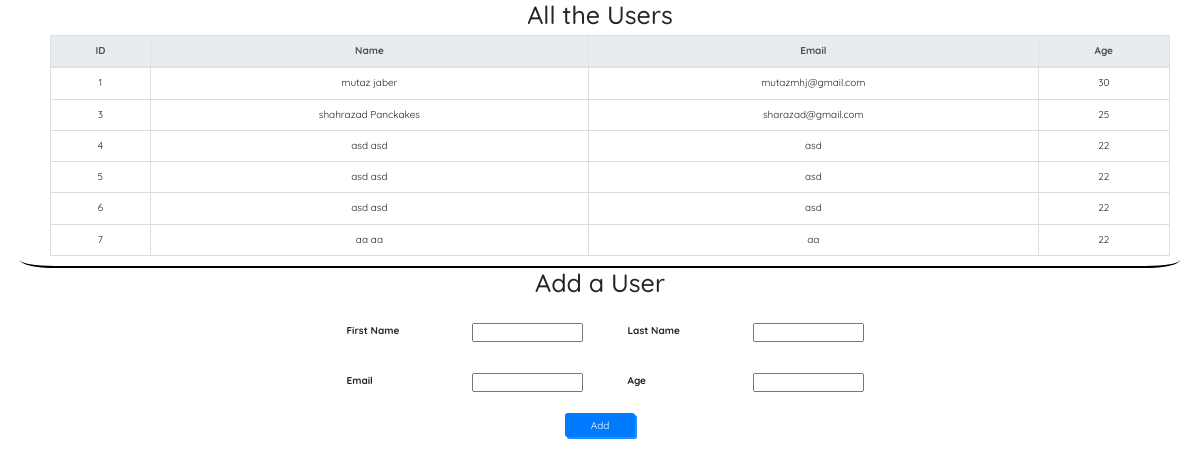
The page / on the database its author committed.
### user_app/models.py (models this page shows)
class User(models.Model):
    first_name = models.CharField(max_length=255)
    last_name = models.CharField(max_length=255)
    email_address = models.CharField(max_length=255)
    age = models.IntegerField()
    created_at = models.DateTimeField(auto_now_add=True)
    updated_at = models.DateTimeField(auto_now=True)

### user_app/views.py (the view)
# urls.py: path('', views.index),
def index(request):
    data = User.objects.all()
    print(data)
    print(data[0].first_name)
    dict = {'users' : data}
    return render(request,'index.html',dict)

### user_app/templates/index.html (shortened to what this page needs)
<!DOCTYPE html>
<html lang="en">
<head>
    <link rel="stylesheet" href="https://maxcdn.bootstrapcdn.com/bootstrap/3.4.1/css/bootstrap.min.css">
    <link rel="stylesheet" href="https://cdn.jsdelivr.net/npm/bootstrap@4.6.2/dist/css/bootstrap.min.css">
    {% load static %}
    <link rel="stylesheet" href="{% static 'style.css' %}">
</head>
<body>
    <div class="section1">
        <h1>All the Users</h1>
        <table class="table table-bordered table-hover">
           <thead class = "thead-light" >
                <tr>
                    <th>ID</th>
                    <th>Name</th>
                    <th>Email</th>
                    <th>Age</th>
                </tr>
            </thead>
            <tbody class="table-striped">
                {% for user in users %}
                    <tr>
                        <td>{{user.id}}</td>
                        <td>{{user.first_name}} {{user.last_name}}</td>
                        <td>{{user.email_address}}</td>
                        <td>{{user.age}}</td>
                    </tr>
                {% endfor %}
            </tbody>
        </table>
    </div>
    <div class="section2">
        <form class="form-group" action="/form" method="post" >
            <h1>Add a User</h1>
            <div class="parent-div">
                <div class="first_div">
                    <label for="first_name">First Name</label>
                    <input type="text" name="first_name" id="first_name">
                    <label for="last_name">Last Name</label>
                    <input type="text" name="last_name" id="last_name">
                </div>
                <div class="second_div">
                    <label for="email">Email</label>
                    <input type="text" name="email" id="email">
                    <label for="age">Age</label>
                    <input type="text" name="age" id="age">
                </div>
            </div>
            <button class = "btn btn-primary">Add</button>
        </form>
    </div>
</body>
</html>

### user_app/static/style.css (style rules this page uses)
* { padding:0; margin: 0px 10px; box-sizing: border-box; text-align: center; font-family: 'Quicksand', sans-serif; }
body .section1 { padding: 0px 20px; border-bottom: 2px solid black; border-radius: 3%; }
label { display: inline-flex; gap: 30px; text-align: right; align-items: center; min-width: 80px; }
.first_div { display: flex; flex-direction: row; justify-content: flex-start; align-items: center; text-align: center; gap: 35px; }
.second_div { display: flex; flex-direction: row; justify-content: flex-end; align-items: center; text-align: center; gap:35px; }
.parent-div { display: flex; flex-direction: column; gap: 30px; align-items: center; text-align: center; }
form { display: flex; flex-direction: column; gap: 20px; align-items: center; }
button { width: 70px; box-shadow: 2px 2px dodgerblue; }

### rows shown on the page
User: id "1", first_name "mutaz", last_name "jaber", email_address "mutazmhj@gmail.com", age "30"
User: id "3", first_name "shahrazad", last_name "Panckakes", email_address "sharazad@gmail.com", age "25"
User: id "4", first_name "asd", last_name "asd", email_address "asd", age "22"
User: id "5", first_name "asd", last_name "asd", email_address "asd", age "22"
User: id "6", first_name "asd", last_name "asd", email_address "asd", age "22"
User: id "7", first_name "aa", last_name "aa", email_address "aa", age "22"
